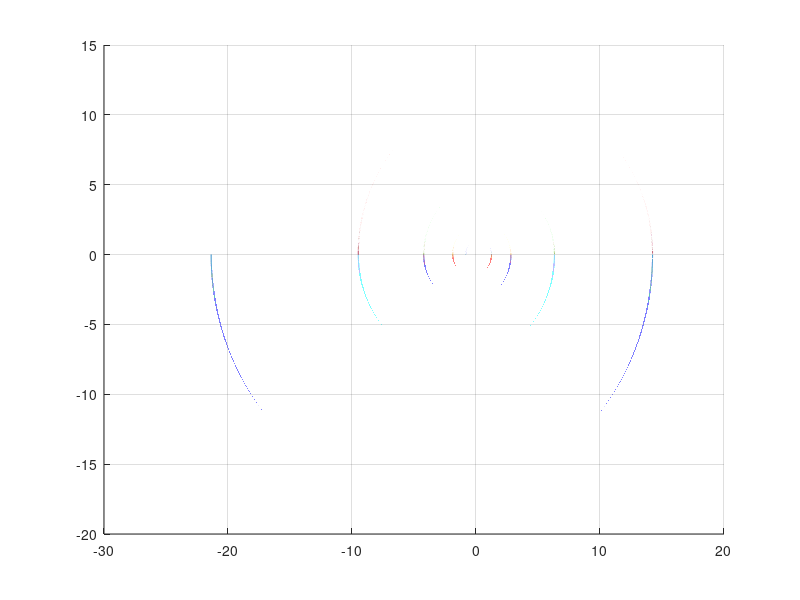

Here is the MATLAB script that generated this plot:


clear all;
clc;

b = 1;
hold on
i = 1;
while i < 8
t = (5/12)*(3/2).^i*(-(1/3)*(-1).^i - (5/3)):0.0001:(5/12)*(3/2).^i*(-(1/3)*(-1).^i + (5/3));
x = t;
y = sqrt(-(24/25)*(t.^2) - (4/15)*(((-(3/2)).^i)*b*t) + (4/9)*(3/2).^(2*i));
z = -sqrt((1/25)*(t.^2) - (4/15)*(((-(3/2)).^i)*b*t) + (4/9)*(3/2).^(2*i));
plot3(x,y,z);
i = i + 1;
t = (5/12)*(3/2).^i*(-(1/3)*(-1).^i - (5/3)):0.0001:(5/12)*(3/2).^i*(-(1/3)*(-1).^i + (5/3));
x = t;
y = -sqrt(-(24/25)*(t.^2) - (4/15)*(((-(3/2)).^i)*b*t) + (4/9)*(3/2).^(2*i));
z = -sqrt((1/25)*(t.^2) - (4/15)*(((-(3/2)).^i)*b*t) + (4/9)*(3/2).^(2*i));
i = i + 1;
plot3(x,y,z);
grid on;
end
hold off